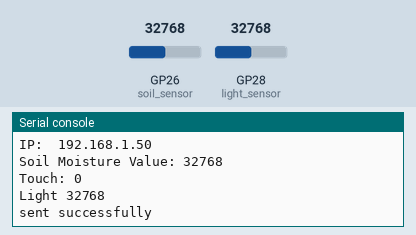
This program was run on a simulated Raspberry Pi Pico running MicroPython. Shown: the last lines printed to the serial console. The inputs (shaded band) are chosen by the test bench; at power-on: GP26 (soil_sensor) = 32768, GP28 (light_sensor) = 32768 (analog values on the 0–65535 scale). WiFi joins after 1.5 s; web requests get an empty 200 reply after 0.4 s.

Above: at 3.2 s.
3.3 s: GP26 (soil_sensor) set to 45874
At 3.66 s:
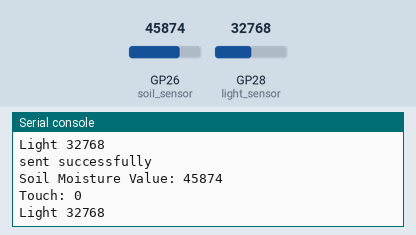
5.2 s: GP28 (light_sensor) set to 45874
At 7.0 s:
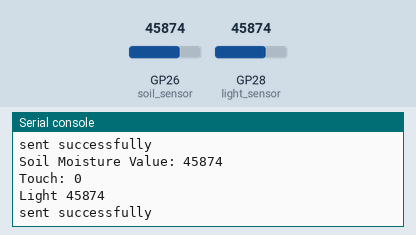
7.1 s: GP26 (soil_sensor) set to 57670
At 7.86 s:
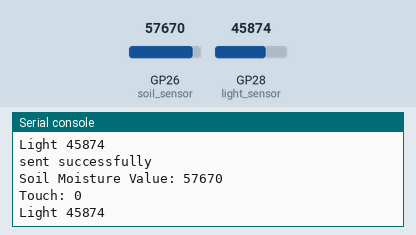
9.0 s: GP28 (light_sensor) set to 57670
At 10.2 s:
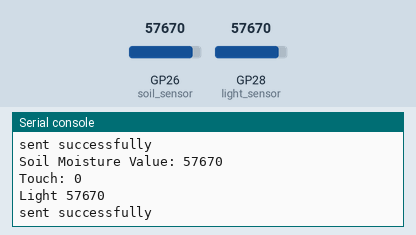
Timing chart, 0 to 11.9 s (numbered marks = the images above; inputs shaded):
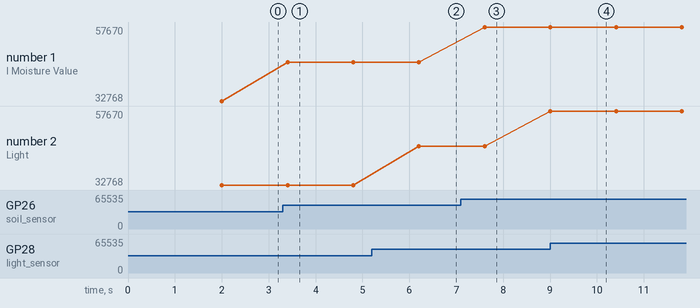

The program:

main.py
```python
from machine import ADC, Pin
import time
import network
import urequests
import json

# Wi-Fi credentials and server endpoint
SSID = ''
PASSWORD = ''
SERVER_URL = ''

# Configure and activate Wi-Fi connection
wlan = network.WLAN(network.STA_IF)
wlan.active(True)
wlan.connect(SSID, PASSWORD)

# Try connecting to Wi-Fi for up to max_wait seconds
max_wait = 60
while max_wait > 0:
    if wlan.status() < 0 or wlan.status() >= 3:
        # Break if connection fails or succeeds
        break
    max_wait -= 1
    print('waiting for connection...')
    time.sleep(1)

# Check the final Wi-Fi status
if wlan.status() != 3:
    raise RuntimeError('WiFi connection failed')
else:
    print('connected')
    status = wlan.ifconfig()
    print('IP: ', status[0])

# Initialize ADC pins for soil and light sensors, and a digital pin for touch sensor
soil_sensor = ADC(Pin(26))
touch_sensor = Pin(3, Pin.IN)
light_sensor = ADC(Pin(28))

# Main loop: read sensor values, send them to the server, and repeat every second
while True:
    soil_value = soil_sensor.read_u16()    # Read soil moisture (ADC)
    light_value = light_sensor.read_u16()  # Read light intensity (ADC)
    touch_value = touch_sensor.value()     # Read digital touch sensor
    print('Soil Moisture Value:', soil_value)
    print('Touch:', touch_value)
    print('Light', light_value)

    # Convert readings to JSON before sending
    data = json.dumps({'soil': soil_value, 'touch': touch_value, 'light': light_value})

    # Send data via POST to the server
    response = urequests.post(SERVER_URL + '/sensors',
                              headers={'content-type': 'application/json'},
                              data=data)

    # Check if the server received the data successfully
    if response.status_code == 200:
        print('sent successfully')
    else:
        print(f'server error: {response.text}')

    response.close()
    time.sleep(1)
```

Measured:
- after the input at 3.3 s, the serial console: prints a new line after 0.10 s (image 1)
- after the input at 5.2 s, the serial console: prints a new line after 1.0 s (image 2)
- after the input at 7.1 s, the serial console: prints a new line after 0.51 s (image 3)
- after the input at 9.0 s, the serial console: prints a new line at once (image 4)
- plotted number 1: 32768 → 45874 after the input at 3.3 s, 45874 → 57670 after the input at 7.1 s
